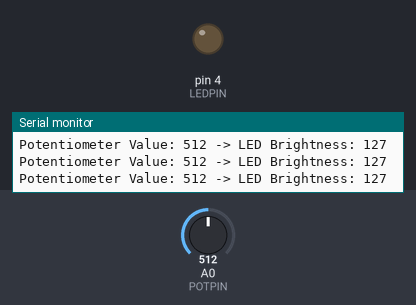
Simulated run of this sketch. Board: Arduino Uno, built with avr-gcc and run on an emulated ATmega328P. On the bench: output pins drawn as LEDs (lit = HIGH), the last lines printed to the serial monitor. The inputs (shaded band) are chosen by the test bench; at power-on: A0 (POTPIN) = 512.

Above: at 1.2 s.
1.3 s: A0 (POTPIN) set to 521
At 2.5 s:
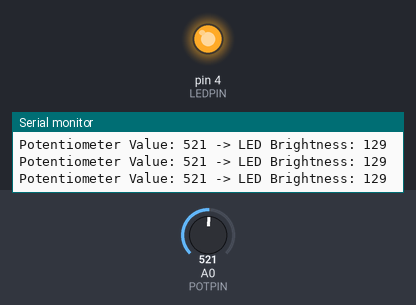
2.8 s: A0 (POTPIN) set to 511
At 3.1 s:
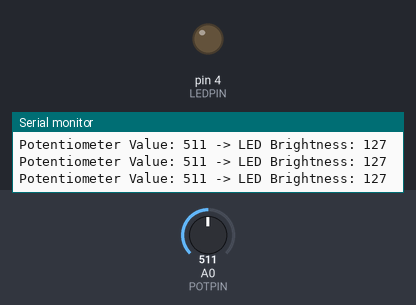
4.3 s: A0 (POTPIN) set to 716
At 4.7 s:
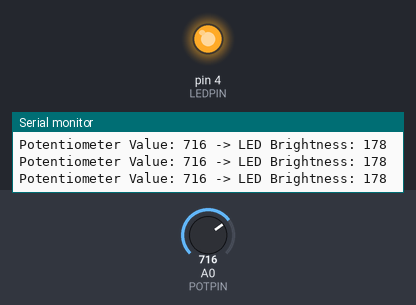
Timing chart, 0 to 7.3 s (numbered marks = the images above; inputs shaded):
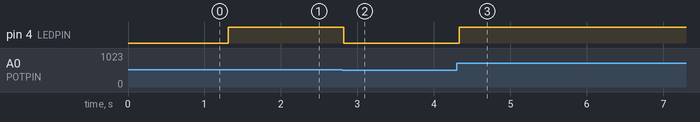

The sketch:

arduino_LED_with_dimmer.ino
```cpp
const int POTPIN = A0;
const int LEDPIN = 4;  // this is for red, but for best effect test with blue(6)

void setup() {
  pinMode(POTPIN, INPUT);
  pinMode(LEDPIN, OUTPUT);
  Serial.begin(9600);
}

void loop() {
  int val = analogRead(POTPIN);
  int brightness = map(val, 0, 1023, 0, 255);

  analogWrite(LEDPIN, brightness);        // Set the LED brightness
  Serial.print("Potentiometer Value: ");
  Serial.print(val);
  Serial.print(" -> LED Brightness: ");
  Serial.println(brightness);

  delay(100);
}
```

Measured:
- the behaviour switches between 513 and 514 on A0 (POTPIN) (found by bisection; images 0 and 1)
- after the input at 1.3 s, pin 4 (LEDPIN): LOW → HIGH at once
- after the input at 2.8 s, pin 4 (LEDPIN): HIGH → LOW at once
- after the input at 4.3 s, pin 4 (LEDPIN): LOW → HIGH at once
